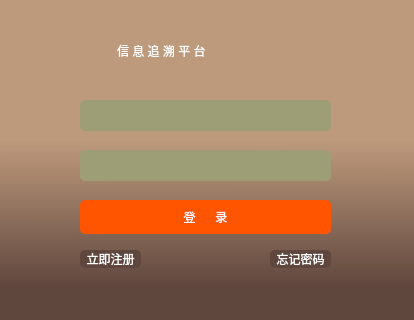
<?xml version="1.0" encoding="UTF-8"?>
<ui version="4.0">
 <class>loginDialog</class>
 <widget class="QDialog" name="loginDialog">
  <property name="geometry">
   <rect>
    <x>0</x>
    <y>0</y>
    <width>414</width>
    <height>320</height>
   </rect>
  </property>
  <property name="windowTitle">
   <string>Dialog</string>
  </property>
  <property name="windowIcon">
   <iconset>
    <normalon>:/qt 图标/man key.png</normalon>
    <activeon>:/icons/CQUPT.ico</activeon>
   </iconset>
  </property>
  <property name="styleSheet">
   <string notr="true">QMessageBox {   border-color:#32435E; border-width:1px; border-radius: 3px;
  min-width:30px; min-height:23px;
  /*font-family:&quot;宋体&quot;;font-size:36px;*/
  border-image:url(./config/qss/style_1/images/messageBox_background.png);
  height: 300px;
  width: 200px;
  border: none;
}
QDialog{
background-color: qlineargradient(spread:pad, x1:0.500273, y1:0.438, x2:0.500727, y2:0.909, stop:0 rgba(190, 154, 124, 255), stop:0.971591 rgba(96, 71, 62, 255));
}

</string>
  </property>
  <widget class="QLabel" name="label">
   <property name="geometry">
    <rect>
     <x>110</x>
     <y>20</y>
     <width>211</width>
     <height>61</height>
    </rect>
   </property>
   <property name="styleSheet">
    <string notr="true">font: 75 14pt &quot;微软雅黑&quot;;
background-color:rgb(190, 154, 124, 255);
border-radius:5px;padding:2px 4px;
color: rgb(255, 255, 255);
</string>
   </property>
   <property name="text">
    <string>信 息 追 溯 平 台</string>
   </property>
  </widget>
  <widget class="QLineEdit" name="lineEdit">
   <property name="geometry">
    <rect>
     <x>80</x>
     <y>100</y>
     <width>251</width>
     <height>31</height>
    </rect>
   </property>
   <property name="styleSheet">
    <string notr="true">border-radius:5px;padding:2px 4px;
font: 75 11pt &quot;楷体&quot;;
color: rgb(255, 255, 255);
background-color:rgb(158, 158, 118);</string>
   </property>
   <property name="echoMode">
    <enum>QLineEdit::Normal</enum>
   </property>
  </widget>
  <widget class="QLineEdit" name="lineEdit_2">
   <property name="geometry">
    <rect>
     <x>80</x>
     <y>150</y>
     <width>251</width>
     <height>31</height>
    </rect>
   </property>
   <property name="styleSheet">
    <string notr="true">border-radius:5px;padding:2px 4px;
font: 75 11pt &quot;楷体&quot;;
background-color:rgb(158, 158, 118);
color: rgb(255, 255, 255);</string>
   </property>
  </widget>
  <widget class="QPushButton" name="pushButton">
   <property name="geometry">
    <rect>
     <x>80</x>
     <y>200</y>
     <width>251</width>
     <height>34</height>
    </rect>
   </property>
   <property name="styleSheet">
    <string notr="true">
QPushButton{  
color:rgb(255, 255, 255);
font: 75 12pt &quot;微软雅黑&quot;;
border-style:solid;  
background-color:rgb(255, 85, 0);
border-radius:5px;padding:2px 4px;/*border-radius控制圆角大小*/  
}  
QPushButton:hover{  /*鼠标放上后*/  
color:rgb(255, 255, 255);  
min-height:20;  
border-style:solid;  
border-top-left-radius:2px;  
border-top-right-radius:2px;  
background-color:rgb(190, 154, 124, 255);
border:1px;  
border-radius:5px;padding:2px 4px;  
}  
QPushButton:pressed{ /*按下按钮后*/  
color:rgb(255, 255, 255);  
min-height:20;  
border-style:solid;  
border-top-left-radius:2px;  
border-top-right-radius:2px;  
background: qlineargradient(x1: 0, y1: 0, x2: 0, y2: 1, stop:0 rgb(226,236,241),   
                            stop: 0.3 rgb(190,190,190),  
                              stop: 1 rgb(160,160,160));  
border:1px;  
border-radius:5px;padding:2px 4px;  
}  
QPushButton:checked{    /*选中后*/  
color:rgb(255, 255, 255);  
min-height:20;  
border-style:solid;  
border-top-left-radius:2px;  
border-top-right-radius:2px;  
background: qlineargradient(x1: 0, y1: 0, x2: 0, y2: 1, stop:0 rgb(226,236,241),   
                            stop: 0.3 rgb(190,190,190),  
                              stop: 1 rgb(160,160,160));  
border:1px;  
border-radius:5px;padding:2px 4px;  
}  </string>
   </property>
   <property name="text">
    <string>登      录</string>
   </property>
  </widget>
  <widget class="QToolButton" name="toolButton">
   <property name="geometry">
    <rect>
     <x>80</x>
     <y>250</y>
     <width>61</width>
     <height>18</height>
    </rect>
   </property>
   <property name="styleSheet">
    <string notr="true">QToolButton{
color: rgb(255, 255, 255);
border-radius:5px;padding:2px 4px;
background-color:rgb(96, 71, 62, 255);
}
QToolButton:hover{
background-color:rgb(190, 154, 124, 255);
}
</string>
   </property>
   <property name="text">
    <string>立即注册</string>
   </property>
   <property name="autoRaise">
    <bool>true</bool>
   </property>
  </widget>
  <widget class="QToolButton" name="toolButton_3">
   <property name="geometry">
    <rect>
     <x>270</x>
     <y>250</y>
     <width>61</width>
     <height>18</height>
    </rect>
   </property>
   <property name="styleSheet">
    <string notr="true">QToolButton{
color: rgb(255, 255, 255);
border-radius:5px;padding:2px 4px;
background-color:rgb(96, 71, 62, 255);
}
QToolButton:hover{
background-color:rgb(190, 154, 124, 255);
}</string>
   </property>
   <property name="text">
    <string>忘记密码</string>
   </property>
   <property name="autoRaise">
    <bool>true</bool>
   </property>
  </widget>
 </widget>
 <resources/>
 <connections/>
</ui>
